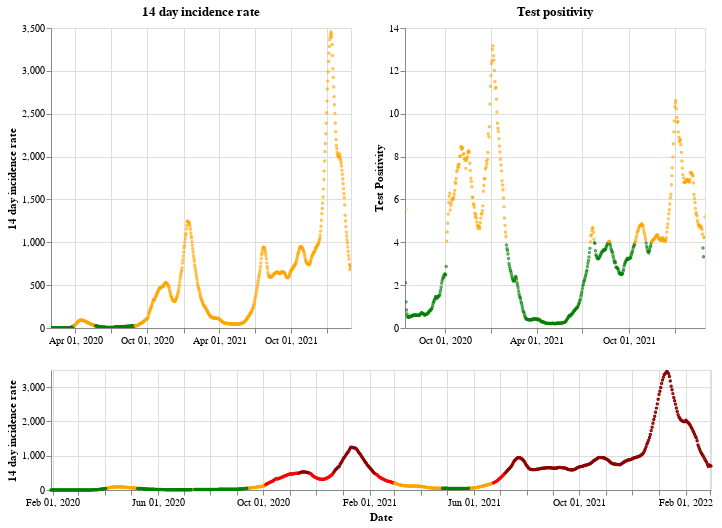

Here is the notebook cell this chart was saved with:
### Markdown cell above
## England

### Code cell
plot_traffic_light('England')

### Figure 1 — Vega-Lite specification as saved in the notebook (floating-point values rounded to 4 significant figures; data arrays with more than 128 entries replaced by an {"elided": "..."} marker saying what was removed)
{"config": {"view": {"continuousWidth": 400, "continuousHeight": 300}}, "vconcat": [{"hconcat": [{"mark": {"type": "point", "size": 2}, "encoding": {"color": {"condition": {"value": "green", "test": "(datum.twoWeeklyCasesRate <= 25)"}, "value": "orange"}, "tooltip": [{"type": "nominal", "field": "areaName"}, {"type": "temporal", "field": "date"}, {"type": "quantitative", "field": "twoWeeklyCasesRate"}, {"type": "quantitative", "field": "testPositivity"}], "x": {"type": "temporal", "axis": {"title": ""}, "field": "date", "scale": {"domain": {"selection": "DateBrush"}}, "timeUnit": "yearmonthdate"}, "y": {"type": "quantitative", "axis": {"title": "14 day incidence rate"}, "field": "twoWeeklyCasesRate"}}, "title": "14 day incidence rate", "width": 300}, {"mark": {"type": "point", "size": 2}, "encoding": {"color": {"condition": {"value": "green", "test": "(datum.testPositivity <= 4)"}, "value": "orange"}, "tooltip": [{"type": "nominal", "field": "areaName"}, {"type": "temporal", "field": "date"}, {"type": "quantitative", "field": "twoWeeklyCasesRate"}, {"type": "quantitative", "field": "testPositivity"}], "x": {"type": "temporal", "axis": {"title": ""}, "field": "date", "scale": {"domain": {"selection": "DateBrush"}}, "timeUnit": "yearmonthdate"}, "y": {"type": "quantitative", "axis": {"title": "Test Positivity"}, "field": "testPositivity"}}, "title": "Test positivity", "width": 300}]}, {"layer": [{"mark": {"type": "point", "size": 2}, "encoding": {"color": {"condition": {"value": "orange", "test": "(((datum.testPositivity < 4) && (datum.twoWeeklyCasesRate >= 50)) && (datum.twoWeeklyCasesRate < 200))"}, "value": "red"}, "opacity": {"condition": {"value": 1, "test": "((datum.twoWeeklyCasesRate >= 50) && (datum.twoWeeklyCasesRate < 500))"}, "value": 0}, "tooltip": [{"type": "nominal", "field": "areaName"}, {"type": "temporal", "field": "date"}, {"type": "quantitative", "field": "twoWeeklyCasesRate"}, {"type": "quantitative", "field": "testPositivity"}], "x": {"type": "temporal", "axis": {"title": "Date"}, "field": "date", "timeUnit": "yearmonthdate"}, "y": {"type": "quantitative", "axis": {"title": "14 day incidence rate"}, "field": "twoWeeklyCasesRate"}}, "selection": {"DateBrush": {"type": "interval", "encodings": ["x"], "fields": ["Time"]}}}, {"mark": {"type": "point", "size": 2}, "encoding": {"color": {"value": "darkred"}, "opacity": {"condition": {"value": 1, "test": "(datum.twoWeeklyCasesRate >= 500)"}, "value": 0}, "tooltip": [{"type": "nominal", "field": "areaName"}, {"type": "temporal", "field": "date"}, {"type": "quantitative", "field": "twoWeeklyCasesRate"}, {"type": "quantitative", "field": "testPositivity"}], "x": {"type": "temporal", "axis": {"title": "Date"}, "field": "date", "timeUnit": "yearmonthdate"}, "y": {"type": "quantitative", "axis": {"title": "14 day incidence rate"}, "field": "twoWeeklyCasesRate"}}}, {"mark": {"type": "point", "size": 2}, "encoding": {"color": {"condition": {"value": "green", "test": "((datum.testPositivity < 4) && (datum.twoWeeklyCasesRate < 50))"}, "value": "orange"}, "opacity": {"condition": {"value": 1, "test": "(datum.twoWeeklyCasesRate < 50)"}, "value": 0}, "tooltip": [{"type": "nominal", "field": "areaName"}, {"type": "temporal", "field": "date"}, {"type": "quantitative", "field": "twoWeeklyCasesRate"}, {"type": "quantitative", "field": "testPositivity"}], "x": {"type": "temporal", "axis": {"title": "Date"}, "field": "date", "timeUnit": "yearmonthdate"}, "y": {"type": "quantitative", "axis": {"title": "14 day incidence rate"}, "field": "twoWeeklyCasesRate"}}}], "height": 120, "width": 660}], "data": {"name": "data-a1fc14b0523c5147964359cbf9cdf003"}, "$schema": "https://vega.github.io/schema/vega-lite/v4.8.1.json", "datasets": {"data-a1fc14b0523c5147964359cbf9cdf003": {"elided": "763 records"}}}
